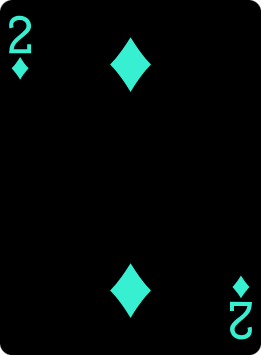
#> input picture data/raw_cards/inverted/2D.png, 261 x 355 px
$ python -i make_inverted_cards.py   (imports and definitions only)
#> lines starting #> are read from the running program, lines starting #| are printed output that depends on the picture
#> further down, picture is the input picture: PIL image 261x355 RGBA; mean R, G, B, A 2.1, 8.3, 7.3, 254.7
from pathlib import Path
from PIL import Image, ImageOps

# where your normal extracted cards live (52 PNGs like AS.png, 2D.png, etc.)
ORIG_DIR = Path("data/raw_cards")
# where we'll save inverted versions
INV_DIR = ORIG_DIR / "inverted"
# [1 line not run here, left out]

def is_card_filename(name: str) -> bool:
    # valid names look like "2D.png", "TH.png", "AS.png"
    # (rank in 2-9,T,J,Q,K,A) + (suit C,D,H,S)
    if not name.lower().endswith(".png"):
        return False
    stem = name[:-4]  # remove .png
    if len(stem) != 2:
        return False
    rank, suit = stem[0], stem[1]
    valid_ranks = "23456789TJQKA"
    valid_suits = "CDHS"
    return (rank in valid_ranks) and (suit in valid_suits)

def invert_card(img: Image.Image) -> Image.Image:
    """
    Invert colors but keep transparency.
    - Split alpha
    - Invert only RGB
    """
    img = img.convert("RGBA")
    rgb, alpha = img.split()[:3], img.split()[3]
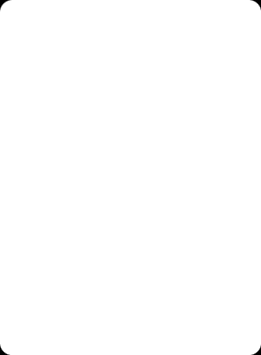
#> alpha: PIL image 261x355 L; min 0, max 255, mean 254.7

    # merge rgb to RGB image
    rgb_img = Image.merge("RGB", rgb)
    # invert RGB channels
    inv_rgb = ImageOps.invert(rgb_img)
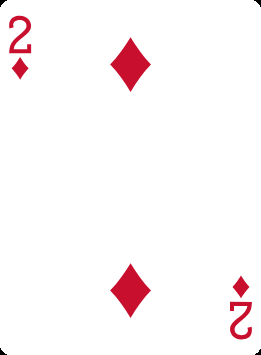
#> inv_rgb: PIL image 261x355 RGB; mean R, G, B 252.9, 246.7, 247.7
    # put alpha back
    inv_rgba = Image.merge("RGBA", (*inv_rgb.split(), alpha))
    return inv_rgba

def main():
    for file in ORIG_DIR.iterdir():
        if not file.is_file():
            continue
        if not is_card_filename(file.name):
            continue

        img = Image.open(file).convert("RGBA")
        inv = invert_card(img)

        out_path = INV_DIR / file.name  # same name, different folder
        inv.save(out_path)
        print(f"Inverted {file.name} -> {out_path}")

    print("Done. Check data/raw_cards/inverted/")

# [2 lines not run here, left out]

>>> from PIL import Image
>>> picture = Image.open('../../data/raw_cards/inverted/2D.png')
>>> result = invert_card(picture)
